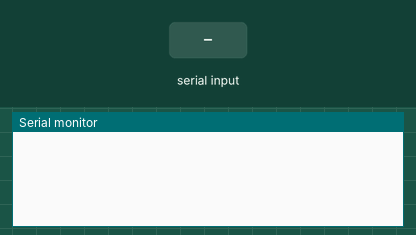
Recording of a sketch running on a simulated ESP8266 (NodeMCU). On the bench: the last lines printed to the serial monitor. The inputs (shaded band) are chosen by the test bench. The RemoteXY app is connected.

Above: at 1.8 s.
1.9 s: "90,45\n" received over Serial
At 4.0 s:
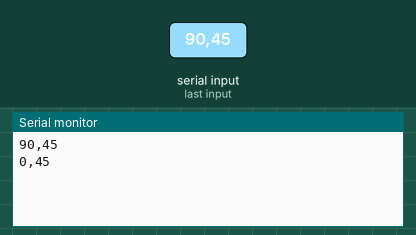
4.5 s: "5\n" received over Serial
At 6.0 s:
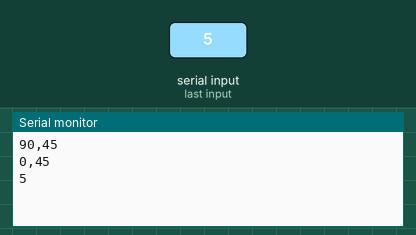
7.0 s: "1,90,45\n" received over Serial
At 9.2 s:
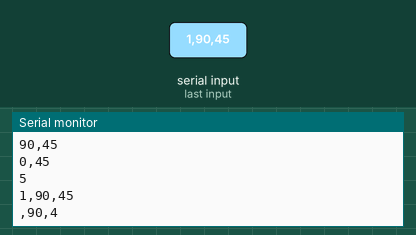

Measured:
- after the input at 1.9 s, the serial monitor: prints a new line after 1.1 s (image 1)
- after the input at 4.5 s, the serial monitor: prints a new line after 1.0 s (image 2)
- after the input at 7.0 s, the serial monitor: prints a new line after 1.0 s (image 3)

The sketch:

RemoteXY_cloud01.ino
```cpp
// (licence header left out)
//////////////////////////////////////////////
//        RemoteXY include library          //
//////////////////////////////////////////////

// RemoteXY select connection mode and include library
#define REMOTEXY_MODE__ESP8266WIFI_LIB_CLOUD
#include <ESP8266WiFi.h>
#include <RemoteXY.h>

#include <string.h>
#include<stdio.h>
String tValue;//
String c ;
String b ;
String d ;


// RemoteXY connection settings
#define REMOTEXY_WIFI_SSID "dbSoft"
#define REMOTEXY_WIFI_PASSWORD "xVf5nTEN"
#define REMOTEXY_CLOUD_SERVER "cloud.remotexy.com"
#define REMOTEXY_CLOUD_PORT 6376
#define REMOTEXY_CLOUD_TOKEN "078a2fb13ad44666194d3dbd124c4332"


// RemoteXY configurate
// RemoteXY configurate
#pragma pack(push, 1)
uint8_t RemoteXY_CONF[] =
  { 255,0,0,24,0,103,0,8,13,0,
  66,132,18,26,13,10,2,24,129,0,
  9,4,87,7,17,101,115,112,56,50,
  54,54,45,101,115,112,49,50,32,77,
  111,100,101,32,77,99,117,0,67,4,
  9,38,34,13,2,26,11,66,132,67,
  26,13,10,2,24,67,4,57,38,34,
  13,2,26,11,129,0,13,19,23,6,
  17,206,155,206,173,206,178,206,183,207,
  132,206,177,207,130,0,129,0,66,19,
  17,6,17,66,111,105,108,101,114,0 };

// this structure defines all the variables of your control interface
struct {

    // output variable
  int8_t level_1; // =0..100 level position
  char text_1[11];  // string UTF8 end zero
  int8_t level_2; // =0..100 level position
  char text_2[11];  // string UTF8 end zero

    // other variable
  uint8_t connect_flag;  // =1 if wire connected, else =0

} RemoteXY;
#pragma pack(pop)

/////////////////////////////////////////////
//           END RemoteXY include          //
/////////////////////////////////////////////

float therm_1 ;
float therm_2 ;

void setup()
{
  Serial.begin(115200);

  while (!Serial) {
    ;
  }

  RemoteXY_Init ();


  // TODO you setup code

}

void loop()
{
  RemoteXY_Handler ();
  readSerial();

//  b = "23.57" ;
//  d= "21.56 " ;
   therm_1 = b.toFloat();
   therm_2 = d.toFloat();

   dtostrf(therm_1, 0, 1, RemoteXY.text_1);
   RemoteXY.level_1 = therm_1 ;

   dtostrf(therm_2, 0, 1, RemoteXY.text_2);
   RemoteXY.level_2 = therm_2 ;

delay(500);

}


void readSerial(){
  if (Serial.available()) {
      c =  Serial.readString() ;
      b = c.substring(1,6);
      d = c.substring(7);

     Serial.println( c  );
     Serial.println( b  );
     Serial.print(d  );

   }
}
```
